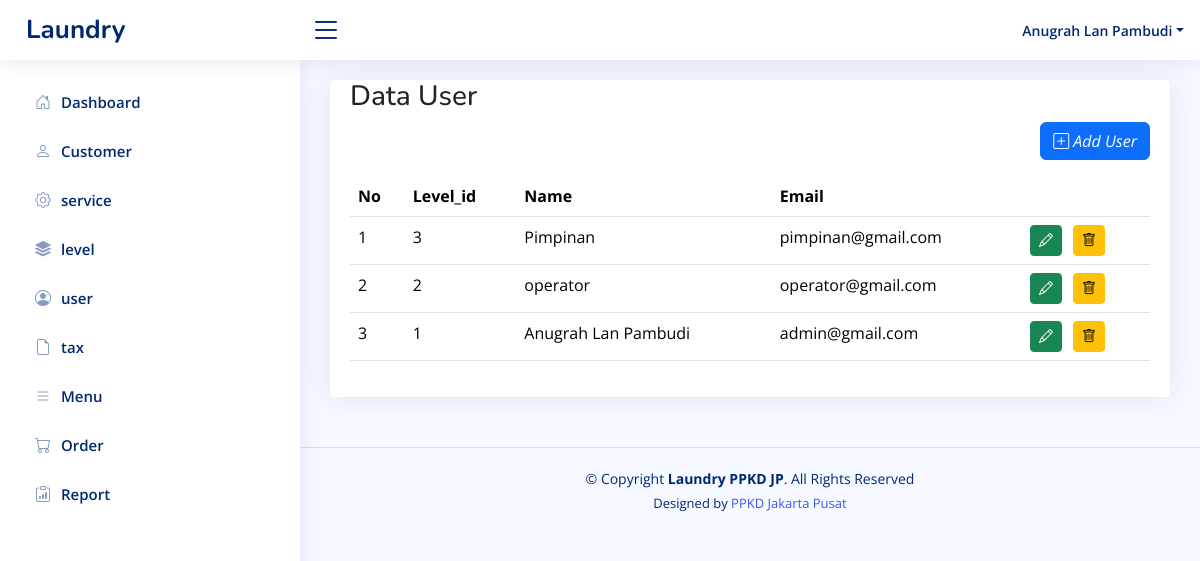
Page /home.php?page=user (signed in) on the committed database.
### tables this page shows
CREATE TABLE `level_menus` (
  `id` int(11) NOT NULL,
  `level_id` int(11) NOT NULL,
  `menu_id` int(11) NOT NULL,
  `created_at` timestamp NOT NULL DEFAULT current_timestamp(),
  `updated_at` timestamp NULL DEFAULT NULL ON UPDATE current_timestamp()
);

CREATE TABLE `menus` (
  `id` int(11) NOT NULL,
  `name` varchar(30) NOT NULL,
  `icon` varchar(30) NOT NULL,
  `link` varchar(30) NOT NULL,
  `order` int(11) NOT NULL,
  `created_at` timestamp NOT NULL DEFAULT current_timestamp(),
  `updated_at` timestamp NULL DEFAULT NULL ON UPDATE current_timestamp()
);

CREATE TABLE `users` (
  `id` int(11) NOT NULL,
  `level_id` int(11) NOT NULL,
  `name` varchar(100) NOT NULL,
  `email` varchar(100) NOT NULL,
  `password` varchar(100) NOT NULL,
  `created_at` timestamp NOT NULL DEFAULT current_timestamp(),
  `updated_at` timestamp NULL DEFAULT NULL ON UPDATE current_timestamp()
);

### pages/user.php (the view, shortened to what this page needs)
<?php
$query = mysqli_query(
    $config,
    "SELECT l.name as level_name, u.* FROM users u LEFT JOIN levels l ON l.id = u.level_id ORDER BY u.id DESC"
);
$users = mysqli_fetch_all($query, MYSQLI_ASSOC);
?>
<div class="row">
    <div class="col-sm-12">
        <div class="card">
            <div class="card-body">
                <h3 class="card-tittle">Data User</h3>
                <div class="mb-3" align="right">
                    <a href="?page=tambah-user" class="btn btn-primary">
                        <i class="bi bi-plus-square"> Add User</i>
                    </a>
                </div>
                <table class="table" table-bordered table-striped datatable>
                    <thead>
                        <tr>
                            <th>No</th>
                            <th>Level_id</th>
                            <th>Name</th>
                            <th>Email</th>
                            <th></th>
                        </tr>
                    </thead>
                    <tbody>
                        <?php foreach($users as $key => $value): ?>
                        <tr>
                            <td><?php echo $key += 1; ?></td>
                            <td><?php echo $value['level_id']; ?></td>
                            <td><?php echo $value['name']; ?></td>
                            <td><?php echo $value['email']; ?></td>
                            <td>
                                <a class="btn btn-success btn-sm" href="?page=tambah-user&edit=<?php echo $value['id']; ?>"
                                    style="margin-right: 2px;">
                                    <i class="bi bi-pencil"></i>
                                </a>
                                <a class="btn btn-warning btn-sm"
                                    onclick="return confirm('Are you sure you want to delete this data?')"
                                    href="?page=user&delete=<?php echo $value['id']; ?>" style="margin-left: 5px;">
                                    <i class="bi bi-trash"></i>
                                </a>
                            </td>
                        </tr>
                        <?php endforeach?>
                    </tbody>
                </table>
            </div>
        </div>
    </div>
</div>

### inc/sidebar.php
<?php
$level_id = $_SESSION['LEVEL_ID'] ?? '';
$queryLevelMenu = mysqli_query(
    $config,
    "SELECT menus.*, level_menus.level_id
     FROM menus
     JOIN level_menus ON menus.id = level_menus.menu_id
     WHERE level_menus.level_id ='$level_id'
     ORDER BY menus.`order` ASC"
);
$rowLevelMenus = mysqli_fetch_all($queryLevelMenu, MYSQLI_ASSOC);
?>
<aside id="sidebar" class="sidebar">
    <ul class="sidebar-nav" id="sidebar-nav">
        <?php foreach($rowLevelMenus as $rowLevelMenu): ?>
        <li class="nav-item">
            <a class="nav-link collapsed" href="?page=<?php echo $rowLevelMenu['link']; ?>">
                <i class="<?php echo $rowLevelMenu['icon']; ?>"></i>
                <span><?php echo $rowLevelMenu['name']; ?></span>
            </a>
        </li>
        <?php endforeach; ?>
    </ul>
</aside>

### assets/css/style.css (style rules this page uses)
:root { scroll-behavior: smooth; }
body { font-family: "Open Sans", sans-serif; background: #f6f9ff; color: #444444; }
a { color: #4154f1; text-decoration: none; }
h1, h2, h3, h4, h5, h6 { font-family: "Nunito", sans-serif; }
.card { margin-bottom: 30px; border: none; border-radius: 5px; box-shadow: 0px 0 30px rgba(1, 41, 112, 0.1); }
.card-body { padding: 0 20px 20px 20px; }
.sidebar { position: fixed; top: 60px; left: 0; bottom: 0; width: 300px; z-index: 996; transition: all 0.3s; padding: 20px; overflow-y: auto; scrollbar-width: thin; scrollbar-color: #aab7cf transparent; box-shadow: 0px 0px 20px rgba(1, 41, 112, 0.1); background-color: #fff; }
.sidebar-nav { padding: 0; margin: 0; list-style: none; }
.sidebar-nav li { padding: 0; margin: 0; list-style: none; }
.sidebar-nav .nav-item { margin-bottom: 5px; }
.sidebar-nav .nav-link { display: flex; align-items: center; font-size: 15px; font-weight: 600; color: #4154f1; transition: 0.3; background: #f6f9ff; padding: 10px 15px; border-radius: 4px; }
.sidebar-nav .nav-link i { font-size: 16px; margin-right: 10px; color: #4154f1; }
.sidebar-nav .nav-link.collapsed { color: #012970; background: #fff; }
.sidebar-nav .nav-link.collapsed i { color: #899bbd; }

### rows in the picture
level_menus: menu.name "Dashboard"
level_menus: menu.name "Customer"
level_menus: menu.name "service"
level_menus: menu.name "level"
level_menus: menu.name "user"
level_menus: menu.name "tax"
level_menus: menu.name "Menu"
level_menus: menu.name "Order"
level_menus: menu.name "Report"
users: key "1", level "3", name "Pimpinan", email "pimpinan@gmail.com"
users: key "2", level "2", name "operator", email "operator@gmail.com"
users: key "3", level "1", name "Anugrah Lan Pambudi", email "admin@gmail.com"

### other values in the picture
$_SESSION['NAME'] "Anugrah Lan Pambudi"
